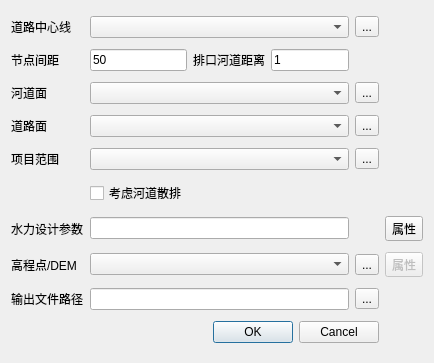
<?xml version="1.0" encoding="UTF-8"?>
<ui version="4.0">
 <class>Dialog</class>
 <widget class="QDialog" name="Dialog">
  <property name="geometry">
   <rect>
    <x>0</x>
    <y>0</y>
    <width>434</width>
    <height>363</height>
   </rect>
  </property>
  <property name="windowTitle">
   <string>布局及水力设计</string>
  </property>
  <layout class="QGridLayout" name="gridLayout">
   <item row="0" column="0">
    <widget class="QLabel" name="label">
     <property name="text">
      <string>道路中心线</string>
     </property>
    </widget>
   </item>
   <item row="0" column="1" colspan="3">
    <widget class="QComboBox" name="comboline"/>
   </item>
   <item row="0" column="4">
    <widget class="QToolButton" name="inputButton">
     <property name="mouseTracking">
      <bool>false</bool>
     </property>
     <property name="text">
      <string>...</string>
     </property>
    </widget>
   </item>
   <item row="1" column="0">
    <widget class="QLabel" name="label_6">
     <property name="text">
      <string>节点间距</string>
     </property>
    </widget>
   </item>
   <item row="1" column="1">
    <widget class="QLineEdit" name="disEdit">
     <property name="text">
      <string>50</string>
     </property>
    </widget>
   </item>
   <item row="1" column="2">
    <widget class="QLabel" name="label_13">
     <property name="text">
      <string>排口河道距离</string>
     </property>
    </widget>
   </item>
   <item row="1" column="3">
    <widget class="QLineEdit" name="disEdit2">
     <property name="text">
      <string>1</string>
     </property>
    </widget>
   </item>
   <item row="2" column="0">
    <widget class="QLabel" name="label_2">
     <property name="text">
      <string>河道面</string>
     </property>
    </widget>
   </item>
   <item row="2" column="1" colspan="3">
    <widget class="QComboBox" name="comboriver"/>
   </item>
   <item row="2" column="4">
    <widget class="QToolButton" name="inputButton2">
     <property name="text">
      <string>...</string>
     </property>
    </widget>
   </item>
   <item row="3" column="0">
    <widget class="QLabel" name="label_7">
     <property name="text">
      <string>道路面</string>
     </property>
    </widget>
   </item>
   <item row="3" column="1" colspan="3">
    <widget class="QComboBox" name="comboroad"/>
   </item>
   <item row="3" column="4">
    <widget class="QToolButton" name="inputButton3">
     <property name="text">
      <string>...</string>
     </property>
    </widget>
   </item>
   <item row="4" column="0">
    <widget class="QLabel" name="label_8">
     <property name="text">
      <string>项目范围</string>
     </property>
    </widget>
   </item>
   <item row="4" column="1" colspan="3">
    <widget class="QComboBox" name="comboregion"/>
   </item>
   <item row="4" column="4">
    <widget class="QToolButton" name="inputButton4">
     <property name="text">
      <string>...</string>
     </property>
    </widget>
   </item>
   <item row="5" column="1">
    <widget class="QCheckBox" name="checkBox">
     <property name="text">
      <string>考虑河道散排</string>
     </property>
    </widget>
   </item>
   <item row="6" column="0">
    <widget class="QLabel" name="label_9">
     <property name="text">
      <string>水力设计参数</string>
     </property>
    </widget>
   </item>
   <item row="6" column="1" colspan="3">
    <widget class="QLineEdit" name="configEdit"/>
   </item>
   <item row="6" column="5">
    <widget class="QToolButton" name="fieldButton">
     <property name="enabled">
      <bool>true</bool>
     </property>
     <property name="text">
      <string>属性</string>
     </property>
    </widget>
   </item>
   <item row="7" column="0">
    <widget class="QLabel" name="label_3">
     <property name="text">
      <string>高程点/DEM</string>
     </property>
    </widget>
   </item>
   <item row="7" column="1" colspan="3">
    <widget class="QComboBox" name="combodem">
     <property name="editable">
      <bool>false</bool>
     </property>
    </widget>
   </item>
   <item row="7" column="4">
    <widget class="QToolButton" name="inputButton5">
     <property name="text">
      <string>...</string>
     </property>
    </widget>
   </item>
   <item row="7" column="5">
    <widget class="QToolButton" name="inputButton4_2">
     <property name="enabled">
      <bool>false</bool>
     </property>
     <property name="text">
      <string>属性</string>
     </property>
    </widget>
   </item>
   <item row="8" column="0">
    <widget class="QLabel" name="label_4">
     <property name="text">
      <string>输出文件路径</string>
     </property>
    </widget>
   </item>
   <item row="8" column="1" colspan="3">
    <widget class="QLineEdit" name="outdirEdit"/>
   </item>
   <item row="8" column="4">
    <widget class="QToolButton" name="outputButton">
     <property name="text">
      <string>...</string>
     </property>
    </widget>
   </item>
   <item row="9" column="0" colspan="5">
    <widget class="QDialogButtonBox" name="buttonBox">
     <property name="orientation">
      <enum>Qt::Horizontal</enum>
     </property>
     <property name="standardButtons">
      <set>QDialogButtonBox::Cancel|QDialogButtonBox::Ok</set>
     </property>
    </widget>
   </item>
  </layout>
 </widget>
 <resources/>
 <connections>
  <connection>
   <sender>buttonBox</sender>
   <signal>accepted()</signal>
   <receiver>Dialog</receiver>
   <slot>accept()</slot>
   <hints>
    <hint type="sourcelabel">
     <x>248</x>
     <y>254</y>
    </hint>
    <hint type="destinationlabel">
     <x>157</x>
     <y>274</y>
    </hint>
   </hints>
  </connection>
  <connection>
   <sender>buttonBox</sender>
   <signal>rejected()</signal>
   <receiver>Dialog</receiver>
   <slot>reject()</slot>
   <hints>
    <hint type="sourcelabel">
     <x>316</x>
     <y>260</y>
    </hint>
    <hint type="destinationlabel">
     <x>286</x>
     <y>274</y>
    </hint>
   </hints>
  </connection>
 </connections>
</ui>
